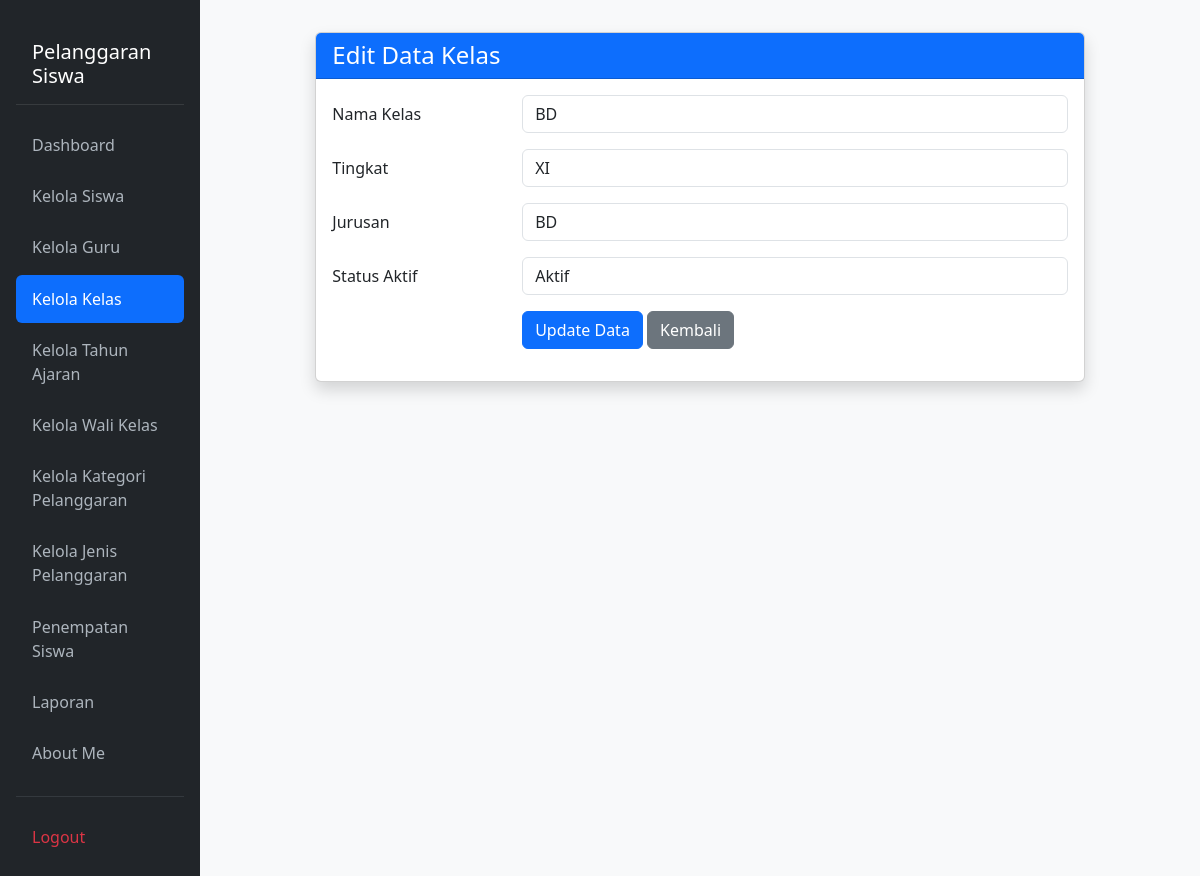
Page /edit_kelas.php?id=1 (signed in) on the committed database.
### tables this page shows
CREATE TABLE `t_kelas` (
  `id` int(11) NOT NULL,
  `nama` varchar(100) DEFAULT NULL,
  `tingkat` varchar(20) NOT NULL,
  `jurusan` varchar(100) NOT NULL,
  `status_aktif` tinyint(1) NOT NULL,
  `created_at` timestamp NOT NULL DEFAULT current_timestamp(),
  `updated_at` timestamp NOT NULL DEFAULT current_timestamp()
);

### edit_kelas.php (the view, shortened to what this page needs)
<?php
include 'config/koneksi.php';
$id = mysqli_real_escape_string($koneksi, $_GET['id']);
$query = mysqli_query($koneksi, "SELECT * FROM t_kelas WHERE id = '$id'");
$kelas = mysqli_fetch_assoc($query);
?>
<!DOCTYPE html>
<html lang="id">
<head>
    <link href="https://cdn.jsdelivr.net/npm/bootstrap@5.3.8/dist/css/bootstrap.min.css" rel="stylesheet">
</head>
<body class="bg-light">
<div class="container-fluid">
    <div class="row">
        <nav class="col-md-3 col-lg-2 d-md-block sidebar collapse px-3 py-4">
            <h3 class="mb-3">Pelanggaran Siswa</h3>
            <ul class="nav flex-column">
                <li class="nav-item"><a class="nav-link" href="dashboard.php">Dashboard</a></li>
                <li class="nav-item"><a class="nav-link" href="kelola_siswa.php">Kelola Siswa</a></li>
                <li class="nav-item"><a class="nav-link" href="kelola_guru.php">Kelola Guru</a></li>
                <li class="nav-item"><a class="nav-link active" href="kelola_kelas.php">Kelola Kelas</a></li>
                <li class="nav-item"><a class="nav-link" href="kelola_tahun_ajaran.php">Kelola Tahun Ajaran</a></li>
                <li class="nav-item"><a class="nav-link" href="kelola_wali_kelas.php">Kelola Wali Kelas</a></li>
                <li class="nav-item"><a class="nav-link" href="kelola_kategori_pelanggaran.php">Kelola Kategori Pelanggaran</a></li>
                <li class="nav-item"><a class="nav-link" href="kelola_jenis_pelanggaran.php">Kelola Jenis Pelanggaran</a></li>
                <li class="nav-item"><a class="nav-link" href="penempatan_siswa.php">Penempatan Siswa</a></li>
                <li class="nav-item"><a class="nav-link" href="laporan.php">Laporan</a></li>
                <li class="nav-item"><a class="nav-link" href="about_me.php">About Me</a></li>
            </ul>
            <hr class="text-secondary">
            <ul class="nav flex-column">
                <li class="nav-item"><a class="nav-link logout" href="logout.php">Logout</a></li>
            </ul>
        </nav>
        <main class="col-md-9 ms-sm-auto col-lg-10 px-md-4 py-4">
            <div class="container mt-2">
                <div class="row justify-content-center">
                    <div class="col-md-10">
                        <div class="card shadow">
                            <div class="card-header bg-primary text-white">
                                <h4 class="mb-0">Edit Data Kelas</h4>
                            </div>
                            <div class="card-body">
                                <form action="proses_kelas.php" method="POST">
                                    <div class="mb-3 row">
                                        <label class="col-sm-3 col-form-label">Nama Kelas</label>
                                        <div class="col-sm-9">
                                            <input type="text" name="nama" class="form-control" value="<?= htmlspecialchars($kelas['nama']); ?>" required>
                                        </div>
                                    </div>
                                    <div class="mb-3 row">
                                        <label class="col-sm-3 col-form-label">Tingkat</label>
                                        <div class="col-sm-9">
                                            <input type="text" name="tingkat" class="form-control" value="<?= htmlspecialchars($kelas['tingkat']); ?>" required>
                                        </div>
                                    </div>
                                    <div class="mb-3 row">
                                        <label class="col-sm-3 col-form-label">Jurusan</label>
                                        <div class="col-sm-9">
                                            <input type="text" name="jurusan" class="form-control" value="<?= htmlspecialchars($kelas['jurusan']); ?>" required>
                                        </div>
                                    </div>
                                    <div class="mb-3 row">
                                        <label class="col-sm-3 col-form-label">Status Aktif</label>
                                        <div class="col-sm-9">
                                            <select name="status_aktif" class="form-control" required>
                                                <option value="1" <?= ($kelas['status_aktif'] == 1) ? 'selected' : ''; ?>>Aktif</option>
                                            </select>
                                        </div>
                                    </div>
                                    <div class="mb-3 row">
                                        <div class="col-sm-9 offset-sm-3">
                                            <button type="submit" class="btn btn-primary">Update Data</button>
                                            <a href="kelola_kelas.php" class="btn btn-secondary">Kembali</a>
                                        </div>
                                    </div>
                                </form>
                            </div>
                        </div>
                    </div>
                </div>
            </div>
        </main>
    </div>
</div>
</body>
</html>

### edit_kelas.php (style rules this page uses)
.sidebar { min-height: 100vh; background-color: #212529; color: #fff; }
.sidebar h3 { font-size: 1.25rem; padding: 1rem; color: #fff; border-bottom: 1px solid #373b3e; }
.sidebar .nav-link { color: #adb5bd; padding: 0.75rem 1rem; margin-bottom: 0.2rem; }
.sidebar .nav-link:hover, .sidebar .nav-link.active { color: #fff; background-color: #0d6efd; border-radius: 0.375rem; }
.sidebar .nav-link.logout { color: #dc3545; }

### rows in the picture
t_kelas: nama "BD", tingkat "XI", jurusan "BD", status_aktif "Aktif"
